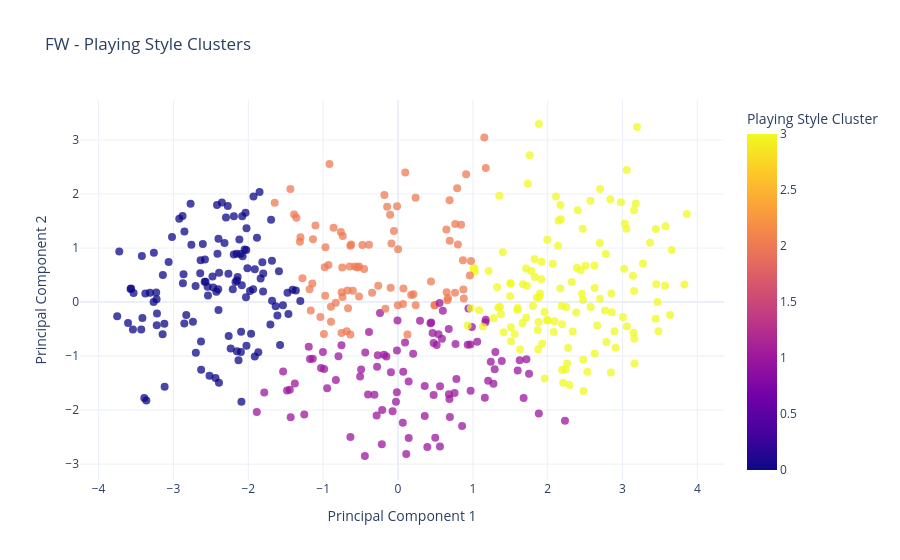
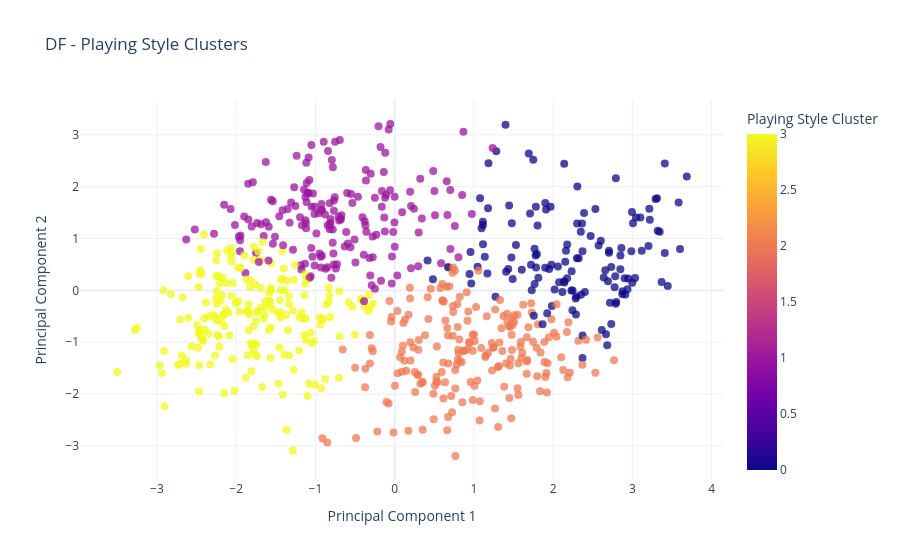
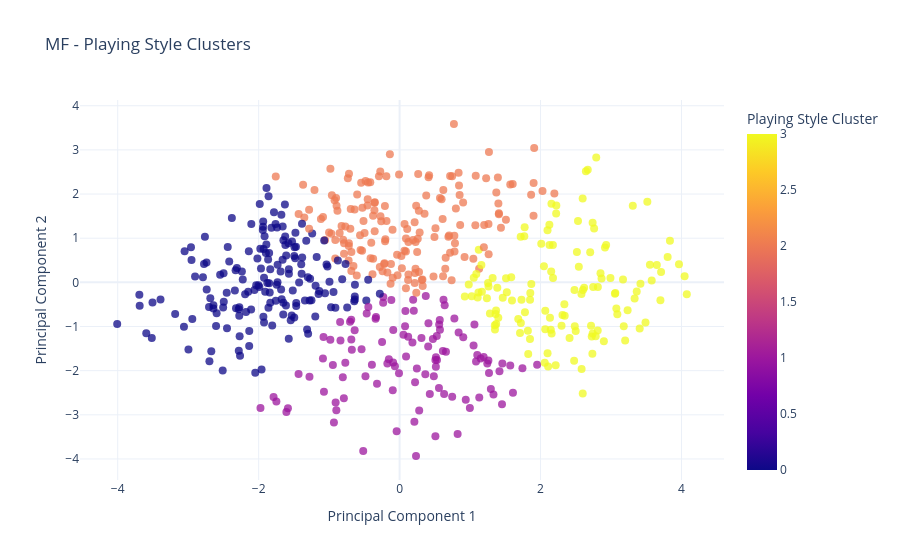

Write notebook code for charts like these, in order.
### Code cell
plot_player_clusters("FW")
plot_player_clusters("DF")
plot_player_clusters("MF")

### Figure 1 — Plotly figure (JSON) as saved in the notebook; plotly's stock layout.template omitted (floating-point values rounded to 4 significant figures; data arrays with more than 128 entries replaced by an {"elided": "..."} marker saying what was removed)
{"data": [{"customdata": {"elided": "426x8 mixed values"}, "hovertemplate": "<b>%{hovertext}</b><br><br>Principal Component 1=%{x}<br>Principal Component 2=%{y}<br>Squad=%{customdata[0]}<br>Finishing_Score=%{customdata[1]}<br>Creativity_Score=%{customdata[2]}<br>Passing_Score=%{customdata[3]}<br>Progression_Score=%{customdata[4]}<br>Defending_Score=%{customdata[5]}<br>BallSecurity_Score=%{customdata[6]}<br>Aerial_Score=%{customdata[7]}<br>Playing Style Cluster=%{marker.color}<extra></extra>", "hovertext": {"elided": "426 str values"}, "legendgroup": "", "marker": {"color": {"elided": "426 int values"}, "coloraxis": "coloraxis", "opacity": 0.75, "size": 8, "symbol": "circle"}, "mode": "markers", "name": "", "orientation": "v", "showlegend": false, "type": "scatter", "x": {"elided": "426 float values"}, "xaxis": "x", "y": {"elided": "426 float values"}, "yaxis": "y"}], "layout": {"coloraxis": {"colorbar": {"title": {"text": "Playing Style Cluster"}}, "colorscale": [[0, "#0d0887"], [0.1111, "#46039f"], [0.2222, "#7201a8"], [0.3333, "#9c179e"], [0.4444, "#bd3786"], [0.5556, "#d8576b"], [0.6667, "#ed7953"], [0.7778, "#fb9f3a"], [0.8889, "#fdca26"], [1, "#f0f921"]]}, "legend": {"title": {"text": "Playing Style Cluster"}, "tracegroupgap": 0}, "title": {"text": "FW - Playing Style Clusters"}, "xaxis": {"anchor": "y", "domain": [0, 1], "title": {"text": "Principal Component 1"}}, "yaxis": {"anchor": "x", "domain": [0, 1], "title": {"text": "Principal Component 2"}}}}

### Figure 2 — Plotly figure (JSON) as saved in the notebook; plotly's stock layout.template omitted (floating-point values rounded to 4 significant figures; data arrays with more than 128 entries replaced by an {"elided": "..."} marker saying what was removed)
{"data": [{"customdata": {"elided": "702x8 mixed values"}, "hovertemplate": "<b>%{hovertext}</b><br><br>Principal Component 1=%{x}<br>Principal Component 2=%{y}<br>Squad=%{customdata[0]}<br>Finishing_Score=%{customdata[1]}<br>Creativity_Score=%{customdata[2]}<br>Passing_Score=%{customdata[3]}<br>Progression_Score=%{customdata[4]}<br>Defending_Score=%{customdata[5]}<br>BallSecurity_Score=%{customdata[6]}<br>Aerial_Score=%{customdata[7]}<br>Playing Style Cluster=%{marker.color}<extra></extra>", "hovertext": {"elided": "702 str values"}, "legendgroup": "", "marker": {"color": {"elided": "702 int values"}, "coloraxis": "coloraxis", "opacity": 0.75, "size": 8, "symbol": "circle"}, "mode": "markers", "name": "", "orientation": "v", "showlegend": false, "type": "scatter", "x": {"elided": "702 float values"}, "xaxis": "x", "y": {"elided": "702 float values"}, "yaxis": "y"}], "layout": {"coloraxis": {"colorbar": {"title": {"text": "Playing Style Cluster"}}, "colorscale": [[0, "#0d0887"], [0.1111, "#46039f"], [0.2222, "#7201a8"], [0.3333, "#9c179e"], [0.4444, "#bd3786"], [0.5556, "#d8576b"], [0.6667, "#ed7953"], [0.7778, "#fb9f3a"], [0.8889, "#fdca26"], [1, "#f0f921"]]}, "legend": {"title": {"text": "Playing Style Cluster"}, "tracegroupgap": 0}, "title": {"text": "DF - Playing Style Clusters"}, "xaxis": {"anchor": "y", "domain": [0, 1], "title": {"text": "Principal Component 1"}}, "yaxis": {"anchor": "x", "domain": [0, 1], "title": {"text": "Principal Component 2"}}}}

### Figure 3 — Plotly figure (JSON) as saved in the notebook; plotly's stock layout.template omitted (floating-point values rounded to 4 significant figures; data arrays with more than 128 entries replaced by an {"elided": "..."} marker saying what was removed)
{"data": [{"customdata": {"elided": "564x8 mixed values"}, "hovertemplate": "<b>%{hovertext}</b><br><br>Principal Component 1=%{x}<br>Principal Component 2=%{y}<br>Squad=%{customdata[0]}<br>Finishing_Score=%{customdata[1]}<br>Creativity_Score=%{customdata[2]}<br>Passing_Score=%{customdata[3]}<br>Progression_Score=%{customdata[4]}<br>Defending_Score=%{customdata[5]}<br>BallSecurity_Score=%{customdata[6]}<br>Aerial_Score=%{customdata[7]}<br>Playing Style Cluster=%{marker.color}<extra></extra>", "hovertext": {"elided": "564 str values"}, "legendgroup": "", "marker": {"color": {"elided": "564 int values"}, "coloraxis": "coloraxis", "opacity": 0.75, "size": 8, "symbol": "circle"}, "mode": "markers", "name": "", "orientation": "v", "showlegend": false, "type": "scatter", "x": {"elided": "564 float values"}, "xaxis": "x", "y": {"elided": "564 float values"}, "yaxis": "y"}], "layout": {"coloraxis": {"colorbar": {"title": {"text": "Playing Style Cluster"}}, "colorscale": [[0, "#0d0887"], [0.1111, "#46039f"], [0.2222, "#7201a8"], [0.3333, "#9c179e"], [0.4444, "#bd3786"], [0.5556, "#d8576b"], [0.6667, "#ed7953"], [0.7778, "#fb9f3a"], [0.8889, "#fdca26"], [1, "#f0f921"]]}, "legend": {"title": {"text": "Playing Style Cluster"}, "tracegroupgap": 0}, "title": {"text": "MF - Playing Style Clusters"}, "xaxis": {"anchor": "y", "domain": [0, 1], "title": {"text": "Principal Component 1"}}, "yaxis": {"anchor": "x", "domain": [0, 1], "title": {"text": "Principal Component 2"}}}}
